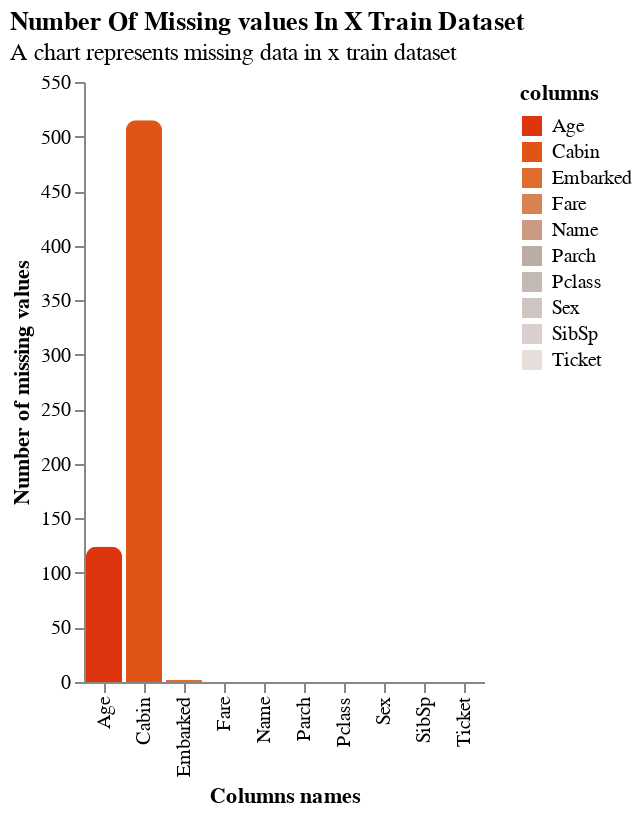

Source (notebook cell):
### Code cell
plot_NaN(
    train_x,
    name='x train dataset',
    only_nan=False
)

### Figure 1 — Vega-Lite specification as saved in the notebook (floating-point values rounded to 4 significant figures)
{"config": {"view": {"continuousWidth": 300, "continuousHeight": 300, "stroke": null}, "axis": {"grid": false}}, "data": {"name": "data-32a7141433959f7dec20bdbb06629a5d"}, "mark": {"type": "bar", "cornerRadiusTopLeft": 5, "cornerRadiusTopRight": 5}, "encoding": {"color": {"field": "columns", "legend": {"orient": "right"}, "scale": {"scheme": "lightgreyred", "reverse": true}, "type": "nominal"}, "text": {"field": "columns", "type": "nominal"}, "tooltip": [{"field": "columns", "type": "nominal"}, {"field": "total_nan", "type": "quantitative"}, {"field": "percent_nan", "type": "quantitative"}], "x": {"field": "columns", "title": "Columns names", "type": "nominal"}, "y": {"field": "total_nan", "title": "Number of missing values", "type": "quantitative"}}, "title": {"text": "Number Of Missing values In X Train Dataset", "anchor": "start", "subtitle": "A chart represents missing data in x train dataset"}, "$schema": "https://vega.github.io/schema/vega-lite/v5.20.1.json", "datasets": {"data-32a7141433959f7dec20bdbb06629a5d": [{"columns": "Pclass", "total_nan": 0, "percent_nan": 0}, {"columns": "Name", "total_nan": 0, "percent_nan": 0}, {"columns": "Sex", "total_nan": 0, "percent_nan": 0}, {"columns": "Age", "total_nan": 124, "percent_nan": 19}, {"columns": "SibSp", "total_nan": 0, "percent_nan": 0}, {"columns": "Parch", "total_nan": 0, "percent_nan": 0}, {"columns": "Ticket", "total_nan": 0, "percent_nan": 0}, {"columns": "Fare", "total_nan": 0, "percent_nan": 0}, {"columns": "Cabin", "total_nan": 515, "percent_nan": 77}, {"columns": "Embarked", "total_nan": 2, "percent_nan": 0}]}}
